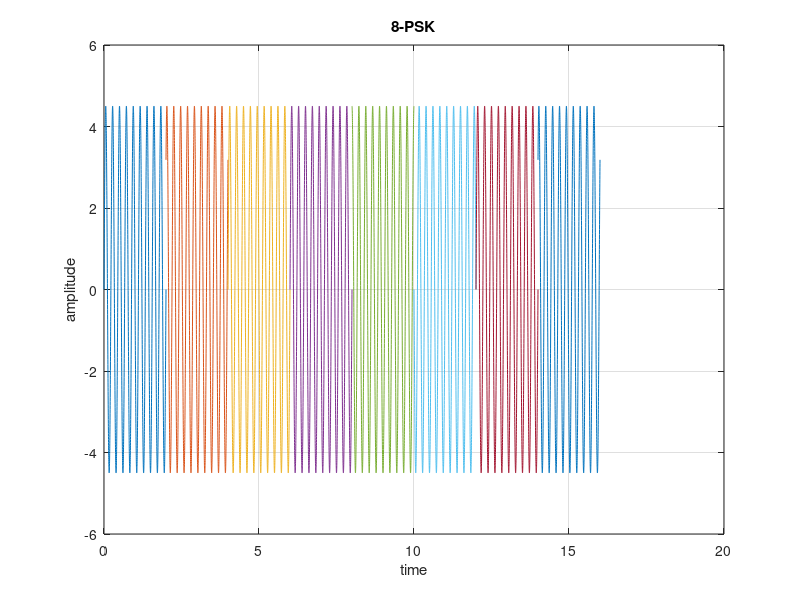

MATLAB code for this plot:
close all;
clc;
clear all;
%ID=AB-CDEFG-H
A=2;
B=0;
C=4;
D=2;
E=4;
F=5;
G=1;
H=1;

% Converting E=4, F=5 and G=1 to 8 bit ASCII characters array
bitStream_1= dec2bin(E,8)-'0';
bitStream_2= dec2bin(F,8)-'0';
bitStream_3= dec2bin(G,8)-'0';
% genarating bit stream array
bitStream= [bitStream_1 bitStream_2 bitStream_3]; 
% calculating length of bit stream
n=length(bitStream); 
ts=2;
%frequency
fd=4.5;
fs=1000;
i=1;
g=0;
while i:3:n
    %width of any pulse 
    t=g*ts:1/fs:(g+1)*ts;
    %condition
    if bitStream(i)==0 && bitStream(i+1)==0 && bitStream(i+2)==0
        psk=4.5*sin(2*pi*fd*t);
    elseif bitStream(i)==0 && bitStream(i+1)==0 && bitStream(i+2)==1
        psk=4.5*sin(2*pi*fd*t+pi/4);
    elseif bitStream(i)==0 && bitStream(i+1)==1 && bitStream(i+2)==0
        psk=4.5*sin(2*pi*fd*t+pi/2);
    elseif bitStream(i)==0 && bitStream(i+1)==1 && bitStream(i+2)==1
        psk=4.5*sin(2*pi*fd*t+(3*pi)/4);
    elseif bitStream(i)==1 && bitStream(i+1)==0 && bitStream(i+2)==0
        psk=4.5*sin(2*pi*fd*t+pi);
    elseif bitStream(i)==1 && bitStream(i+1)==0 && bitStream(i+2)==1
        psk=4.5*sin(2*pi*fd*t+pi+pi/4);
    elseif bitStream(i)==1 && bitStream(i+1)==1 && bitStream(i+2)==0
        psk=4.5*sin(2*pi*fd*t+pi+pi/2);
    elseif bitStream(i)==1 && bitStream(i+1)==1 && bitStream(i+2)==1
        psk=4.5*sin(2*pi*fd*t+pi+(3*pi)/4);
    end
    %plotting graph
    plot(t,psk);
    title('8-PSK');
    xlabel('time');
    ylabel('amplitude')
    hold on;
    grid on;
    
    
    i=i+3;
    g=g+1;
end;
hold off;